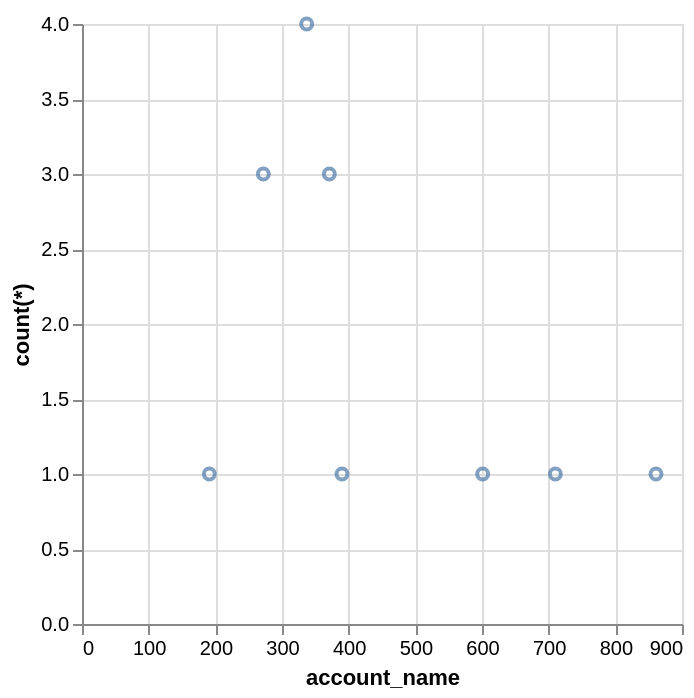

The Vega-Lite source for this figure:
### Vega-Lite specification from a JSON file in a GitHub repository (floating-point values rounded to 4 significant figures)
{"data": {"values": [{"x_data": 390, "y_data": 1}, {"x_data": 371, "y_data": 3}, {"x_data": 710, "y_data": 1}, {"x_data": 337, "y_data": 4}, {"x_data": 191, "y_data": 1}, {"x_data": 601, "y_data": 1}, {"x_data": 272, "y_data": 3}, {"x_data": 861, "y_data": 1}]}, "mark": "point", "encoding": {"x": {"field": "x_data", "type": "quantitative", "title": "account_name"}, "y": {"field": "y_data", "type": "quantitative", "title": "count(*)"}}}
